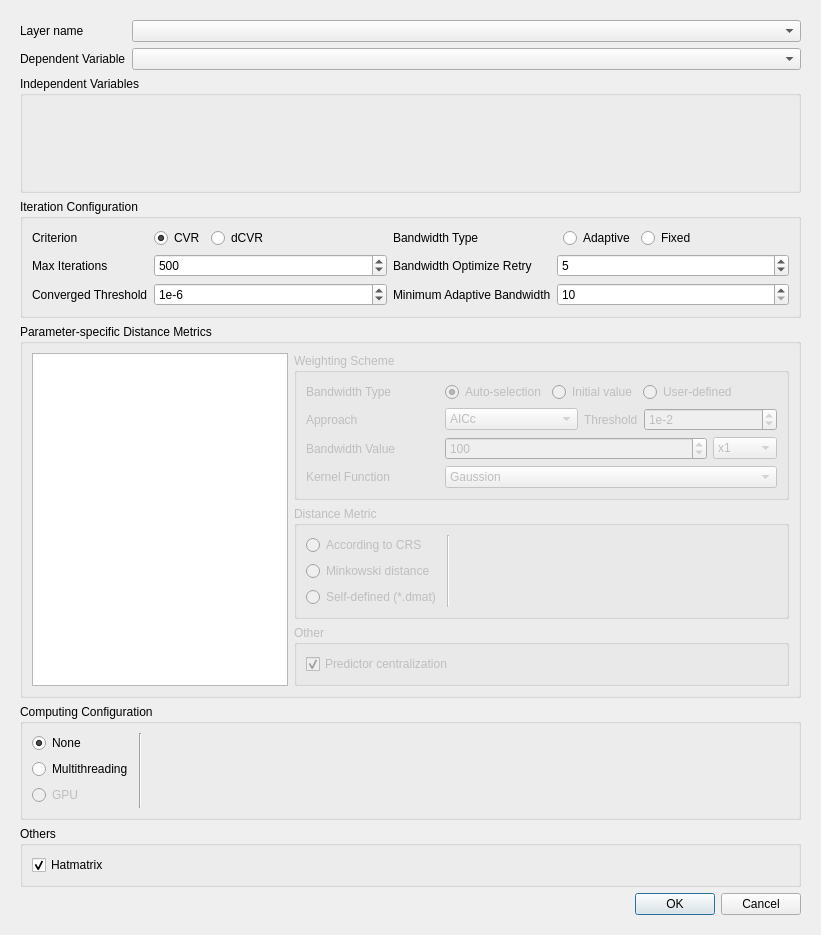
<?xml version="1.0" encoding="UTF-8"?>
<ui version="4.0">
 <class>GwmMultiscaleGWROptionsDialog</class>
 <widget class="QDialog" name="GwmMultiscaleGWROptionsDialog">
  <property name="geometry">
   <rect>
    <x>0</x>
    <y>0</y>
    <width>821</width>
    <height>935</height>
   </rect>
  </property>
  <property name="windowTitle">
   <string>Multiscale GWR Configure</string>
  </property>
  <layout class="QVBoxLayout" name="verticalLayout_3" stretch="0">
   <item>
    <widget class="QScrollArea" name="scrollArea">
     <property name="frameShape">
      <enum>QFrame::NoFrame</enum>
     </property>
     <property name="widgetResizable">
      <bool>true</bool>
     </property>
     <widget class="QWidget" name="scrollAreaWidgetContents">
      <property name="geometry">
       <rect>
        <x>0</x>
        <y>0</y>
        <width>803</width>
        <height>917</height>
       </rect>
      </property>
      <layout class="QVBoxLayout" name="verticalLayout_6">
       <item>
        <layout class="QFormLayout" name="formLayout_6">
         <item row="0" column="0">
          <widget class="QLabel" name="label">
           <property name="sizePolicy">
            <sizepolicy hsizetype="Fixed" vsizetype="Preferred">
             <horstretch>0</horstretch>
             <verstretch>0</verstretch>
            </sizepolicy>
           </property>
           <property name="text">
            <string>Layer name</string>
           </property>
          </widget>
         </item>
         <item row="0" column="1">
          <widget class="QComboBox" name="mLayerComboBox"/>
         </item>
         <item row="1" column="0">
          <widget class="QLabel" name="label_12">
           <property name="text">
            <string>Dependent Variable</string>
           </property>
          </widget>
         </item>
         <item row="1" column="1">
          <widget class="QComboBox" name="mDepVarComboBox"/>
         </item>
        </layout>
       </item>
       <item>
        <widget class="QGroupBox" name="groupBox">
         <property name="sizePolicy">
          <sizepolicy hsizetype="Preferred" vsizetype="Expanding">
           <horstretch>0</horstretch>
           <verstretch>0</verstretch>
          </sizepolicy>
         </property>
         <property name="title">
          <string>Independent Variables</string>
         </property>
         <layout class="QVBoxLayout" name="verticalLayout_4" stretch="1">
          <item>
           <widget class="GwmIndepVarSelectorWidget" name="mIndepVarSelector" native="true"/>
          </item>
         </layout>
        </widget>
       </item>
       <item>
        <widget class="QGroupBox" name="groupBox_4">
         <property name="title">
          <string>Iteration Configuration</string>
         </property>
         <layout class="QGridLayout" name="gridLayout_2">
          <item row="1" column="0">
           <widget class="QLabel" name="label_11">
            <property name="text">
             <string>Max Iterations</string>
            </property>
           </widget>
          </item>
          <item row="2" column="1">
           <widget class="QSpinBox" name="mIterationThresholdSpb">
            <property name="prefix">
             <string>1e-</string>
            </property>
            <property name="minimum">
             <number>1</number>
            </property>
            <property name="maximum">
             <number>16</number>
            </property>
            <property name="value">
             <number>6</number>
            </property>
           </widget>
          </item>
          <item row="1" column="1">
           <widget class="QSpinBox" name="mMaxIterationSpb">
            <property name="maximum">
             <number>1000</number>
            </property>
            <property name="singleStep">
             <number>1</number>
            </property>
            <property name="value">
             <number>500</number>
            </property>
           </widget>
          </item>
          <item row="0" column="2">
           <widget class="QLabel" name="label_2">
            <property name="text">
             <string>Bandwidth Type</string>
            </property>
           </widget>
          </item>
          <item row="0" column="3">
           <layout class="QHBoxLayout" name="horizontalLayout_6">
            <property name="leftMargin">
             <number>6</number>
            </property>
            <item>
             <widget class="QRadioButton" name="mBwTypeAdaptiveRadio">
              <property name="sizePolicy">
               <sizepolicy hsizetype="Fixed" vsizetype="Fixed">
                <horstretch>0</horstretch>
                <verstretch>0</verstretch>
               </sizepolicy>
              </property>
              <property name="text">
               <string>Adaptive</string>
              </property>
              <property name="checked">
               <bool>true</bool>
              </property>
             </widget>
            </item>
            <item>
             <widget class="QRadioButton" name="mBwTypeFixedRadio">
              <property name="sizePolicy">
               <sizepolicy hsizetype="Fixed" vsizetype="Fixed">
                <horstretch>0</horstretch>
                <verstretch>0</verstretch>
               </sizepolicy>
              </property>
              <property name="text">
               <string>Fixed</string>
              </property>
             </widget>
            </item>
            <item>
             <spacer name="horizontalSpacer">
              <property name="orientation">
               <enum>Qt::Horizontal</enum>
              </property>
              <property name="sizeHint" stdset="0">
               <size>
                <width>40</width>
                <height>20</height>
               </size>
              </property>
             </spacer>
            </item>
           </layout>
          </item>
          <item row="0" column="0">
           <widget class="QLabel" name="label_10">
            <property name="text">
             <string>Criterion</string>
            </property>
           </widget>
          </item>
          <item row="0" column="1">
           <layout class="QHBoxLayout" name="horizontalLayout_8">
            <item>
             <widget class="QRadioButton" name="mCriterionCVRckb">
              <property name="text">
               <string>CVR</string>
              </property>
              <property name="checked">
               <bool>true</bool>
              </property>
             </widget>
            </item>
            <item>
             <widget class="QRadioButton" name="mCriterionDVCRckb">
              <property name="text">
               <string>dCVR</string>
              </property>
             </widget>
            </item>
            <item>
             <spacer name="horizontalSpacer_2">
              <property name="orientation">
               <enum>Qt::Horizontal</enum>
              </property>
              <property name="sizeHint" stdset="0">
               <size>
                <width>40</width>
                <height>20</height>
               </size>
              </property>
             </spacer>
            </item>
           </layout>
          </item>
          <item row="2" column="0">
           <widget class="QLabel" name="label_15">
            <property name="text">
             <string>Converged Threshold</string>
            </property>
           </widget>
          </item>
          <item row="1" column="2">
           <widget class="QLabel" name="label_17">
            <property name="text">
             <string>Bandwidth Optimize Retry</string>
            </property>
           </widget>
          </item>
          <item row="1" column="3">
           <widget class="QSpinBox" name="mBandwidthOptimizeRetrySpb">
            <property name="minimum">
             <number>1</number>
            </property>
            <property name="value">
             <number>5</number>
            </property>
           </widget>
          </item>
          <item row="2" column="2">
           <widget class="QLabel" name="label_19">
            <property name="text">
             <string>Minimum Adaptive Bandwidth</string>
            </property>
           </widget>
          </item>
          <item row="2" column="3">
           <widget class="QSpinBox" name="mNLowerSpb">
            <property name="minimum">
             <number>10</number>
            </property>
            <property name="maximum">
             <number>20</number>
            </property>
            <property name="value">
             <number>10</number>
            </property>
           </widget>
          </item>
         </layout>
        </widget>
       </item>
       <item>
        <widget class="QGroupBox" name="groupBox_5">
         <property name="sizePolicy">
          <sizepolicy hsizetype="Preferred" vsizetype="Fixed">
           <horstretch>0</horstretch>
           <verstretch>0</verstretch>
          </sizepolicy>
         </property>
         <property name="title">
          <string>Parameter-specific Distance Metrics</string>
         </property>
         <layout class="QHBoxLayout" name="horizontalLayout_7">
          <item>
           <widget class="QListView" name="lsvParameterSpecifiedParameterList">
            <property name="sizePolicy">
             <sizepolicy hsizetype="Fixed" vsizetype="Expanding">
              <horstretch>0</horstretch>
              <verstretch>0</verstretch>
             </sizepolicy>
            </property>
           </widget>
          </item>
          <item>
           <layout class="QVBoxLayout" name="mParameterSpecifiedOptionsLayout">
            <item>
             <widget class="QGroupBox" name="mPSBandwidthSettingGroup">
              <property name="enabled">
               <bool>false</bool>
              </property>
              <property name="sizePolicy">
               <sizepolicy hsizetype="Preferred" vsizetype="Fixed">
                <horstretch>0</horstretch>
                <verstretch>0</verstretch>
               </sizepolicy>
              </property>
              <property name="title">
               <string>Weighting Scheme</string>
              </property>
              <layout class="QGridLayout" name="gridLayout_3">
               <property name="topMargin">
                <number>9</number>
               </property>
               <property name="bottomMargin">
                <number>9</number>
               </property>
               <property name="spacing">
                <number>6</number>
               </property>
               <item row="1" column="1">
                <widget class="QComboBox" name="mBwSizeAutomaticApprochCombo">
                 <property name="currentIndex">
                  <number>1</number>
                 </property>
                 <item>
                  <property name="text">
                   <string>CV</string>
                  </property>
                 </item>
                 <item>
                  <property name="text">
                   <string>AICc</string>
                  </property>
                 </item>
                </widget>
               </item>
               <item row="1" column="2">
                <widget class="QLabel" name="label_20">
                 <property name="sizePolicy">
                  <sizepolicy hsizetype="Fixed" vsizetype="Preferred">
                   <horstretch>0</horstretch>
                   <verstretch>0</verstretch>
                  </sizepolicy>
                 </property>
                 <property name="text">
                  <string>Threshold</string>
                 </property>
                </widget>
               </item>
               <item row="2" column="0">
                <widget class="QLabel" name="label_16">
                 <property name="text">
                  <string>Bandwidth Value</string>
                 </property>
                </widget>
               </item>
               <item row="1" column="0">
                <widget class="QLabel" name="label_18">
                 <property name="text">
                  <string>Approach</string>
                 </property>
                </widget>
               </item>
               <item row="3" column="0">
                <widget class="QLabel" name="label_13">
                 <property name="text">
                  <string>Kernel Function</string>
                 </property>
                </widget>
               </item>
               <item row="0" column="0">
                <widget class="QLabel" name="label_3">
                 <property name="sizePolicy">
                  <sizepolicy hsizetype="Preferred" vsizetype="Preferred">
                   <horstretch>0</horstretch>
                   <verstretch>0</verstretch>
                  </sizepolicy>
                 </property>
                 <property name="text">
                  <string>Bandwidth Type</string>
                 </property>
                 <property name="alignment">
                  <set>Qt::AlignLeading|Qt::AlignLeft|Qt::AlignVCenter</set>
                 </property>
                </widget>
               </item>
               <item row="0" column="1" colspan="3">
                <layout class="QHBoxLayout" name="horizontalLayout_9">
                 <item>
                  <widget class="QRadioButton" name="mBwSizeAutomaticRadio">
                   <property name="sizePolicy">
                    <sizepolicy hsizetype="Preferred" vsizetype="Fixed">
                     <horstretch>0</horstretch>
                     <verstretch>0</verstretch>
                    </sizepolicy>
                   </property>
                   <property name="text">
                    <string>Auto-selection</string>
                   </property>
                   <property name="checked">
                    <bool>true</bool>
                   </property>
                  </widget>
                 </item>
                 <item>
                  <widget class="QRadioButton" name="mBwSizeInitialRadio">
                   <property name="text">
                    <string>Initial value</string>
                   </property>
                  </widget>
                 </item>
                 <item>
                  <widget class="QRadioButton" name="mBwSizeCustomizeRadio">
                   <property name="sizePolicy">
                    <sizepolicy hsizetype="Fixed" vsizetype="Fixed">
                     <horstretch>0</horstretch>
                     <verstretch>0</verstretch>
                    </sizepolicy>
                   </property>
                   <property name="text">
                    <string>User-defined</string>
                   </property>
                   <property name="checked">
                    <bool>false</bool>
                   </property>
                  </widget>
                 </item>
                 <item>
                  <spacer name="horizontalSpacer_3">
                   <property name="orientation">
                    <enum>Qt::Horizontal</enum>
                   </property>
                   <property name="sizeHint" stdset="0">
                    <size>
                     <width>40</width>
                     <height>20</height>
                    </size>
                   </property>
                  </spacer>
                 </item>
                </layout>
               </item>
               <item row="2" column="1" colspan="3">
                <widget class="QStackedWidget" name="mBwSizeSettingStack">
                 <property name="enabled">
                  <bool>false</bool>
                 </property>
                 <property name="currentIndex">
                  <number>0</number>
                 </property>
                 <widget class="QWidget" name="page_4">
                  <layout class="QHBoxLayout" name="horizontalLayout">
                   <property name="leftMargin">
                    <number>0</number>
                   </property>
                   <property name="topMargin">
                    <number>0</number>
                   </property>
                   <property name="rightMargin">
                    <number>0</number>
                   </property>
                   <property name="bottomMargin">
                    <number>0</number>
                   </property>
                   <item>
                    <widget class="QSpinBox" name="mBwSizeAdaptiveSize">
                     <property name="maximum">
                      <number>1000</number>
                     </property>
                     <property name="value">
                      <number>100</number>
                     </property>
                    </widget>
                   </item>
                   <item>
                    <widget class="QComboBox" name="mBwSizeAdaptiveUnit">
                     <property name="sizePolicy">
                      <sizepolicy hsizetype="Fixed" vsizetype="Fixed">
                       <horstretch>0</horstretch>
                       <verstretch>0</verstretch>
                      </sizepolicy>
                     </property>
                     <item>
                      <property name="text">
                       <string>x1</string>
                      </property>
                     </item>
                     <item>
                      <property name="text">
                       <string>x10</string>
                      </property>
                     </item>
                     <item>
                      <property name="text">
                       <string>x100</string>
                      </property>
                     </item>
                     <item>
                      <property name="text">
                       <string>x1000</string>
                      </property>
                     </item>
                    </widget>
                   </item>
                  </layout>
                 </widget>
                 <widget class="QWidget" name="page_5">
                  <layout class="QHBoxLayout" name="horizontalLayout_4">
                   <property name="leftMargin">
                    <number>0</number>
                   </property>
                   <property name="topMargin">
                    <number>0</number>
                   </property>
                   <property name="rightMargin">
                    <number>0</number>
                   </property>
                   <property name="bottomMargin">
                    <number>0</number>
                   </property>
                   <item>
                    <widget class="QDoubleSpinBox" name="mBwSizeFixedSize">
                     <property name="decimals">
                      <number>12</number>
                     </property>
                    </widget>
                   </item>
                   <item>
                    <widget class="QComboBox" name="mBwSizeFixedUnit">
                     <property name="sizePolicy">
                      <sizepolicy hsizetype="Fixed" vsizetype="Fixed">
                       <horstretch>0</horstretch>
                       <verstretch>0</verstretch>
                      </sizepolicy>
                     </property>
                     <item>
                      <property name="text">
                       <string>m</string>
                      </property>
                     </item>
                     <item>
                      <property name="text">
                       <string>km</string>
                      </property>
                     </item>
                     <item>
                      <property name="text">
                       <string>mile</string>
                      </property>
                     </item>
                    </widget>
                   </item>
                  </layout>
                 </widget>
                </widget>
               </item>
               <item row="3" column="1" colspan="3">
                <widget class="QComboBox" name="mBwKernelFunctionCombo">
                 <item>
                  <property name="text">
                   <string>Gaussion</string>
                  </property>
                 </item>
                 <item>
                  <property name="text">
                   <string>Exponential</string>
                  </property>
                 </item>
                 <item>
                  <property name="text">
                   <string>Bisquare</string>
                  </property>
                 </item>
                 <item>
                  <property name="text">
                   <string>Tricube</string>
                  </property>
                 </item>
                 <item>
                  <property name="text">
                   <string>Boxcar</string>
                  </property>
                 </item>
                </widget>
               </item>
               <item row="1" column="3">
                <widget class="QSpinBox" name="mBwSelecionThresholdSpb">
                 <property name="prefix">
                  <string>1e-</string>
                 </property>
                 <property name="minimum">
                  <number>1</number>
                 </property>
                 <property name="maximum">
                  <number>16</number>
                 </property>
                 <property name="value">
                  <number>2</number>
                 </property>
                </widget>
               </item>
              </layout>
             </widget>
            </item>
            <item>
             <widget class="QGroupBox" name="mPSDistanceSettingGroup">
              <property name="enabled">
               <bool>false</bool>
              </property>
              <property name="sizePolicy">
               <sizepolicy hsizetype="Preferred" vsizetype="Preferred">
                <horstretch>0</horstretch>
                <verstretch>0</verstretch>
               </sizepolicy>
              </property>
              <property name="title">
               <string>Distance Metric</string>
              </property>
              <layout class="QHBoxLayout" name="horizontalLayout_2">
               <item>
                <layout class="QVBoxLayout" name="verticalLayout_2">
                 <item>
                  <widget class="QRadioButton" name="mDistTypeCRSRadio">
                   <property name="text">
                    <string>According to CRS</string>
                   </property>
                  </widget>
                 </item>
                 <item>
                  <widget class="QRadioButton" name="mDistTypeMinkowskiRadio">
                   <property name="text">
                    <string>Minkowski distance</string>
                   </property>
                  </widget>
                 </item>
                 <item>
                  <widget class="QRadioButton" name="mDistTypeDmatRadio">
                   <property name="text">
                    <string>Self-defined (*.dmat)</string>
                   </property>
                  </widget>
                 </item>
                </layout>
               </item>
               <item>
                <widget class="Line" name="line">
                 <property name="orientation">
                  <enum>Qt::Vertical</enum>
                 </property>
                </widget>
               </item>
               <item>
                <widget class="QStackedWidget" name="mDistParamSettingStack">
                 <property name="currentIndex">
                  <number>0</number>
                 </property>
                 <widget class="QWidget" name="mCRSDistPage"/>
                 <widget class="QWidget" name="mMinkowskiDistPage">
                  <layout class="QFormLayout" name="formLayout_2">
                   <property name="leftMargin">
                    <number>0</number>
                   </property>
                   <property name="topMargin">
                    <number>0</number>
                   </property>
                   <property name="rightMargin">
                    <number>0</number>
                   </property>
                   <property name="bottomMargin">
                    <number>0</number>
                   </property>
                   <item row="0" column="0">
                    <widget class="QLabel" name="label_4">
                     <property name="sizePolicy">
                      <sizepolicy hsizetype="Preferred" vsizetype="Preferred">
                       <horstretch>0</horstretch>
                       <verstretch>0</verstretch>
                      </sizepolicy>
                     </property>
                     <property name="text">
                      <string>Rotation parameter</string>
                     </property>
                     <property name="alignment">
                      <set>Qt::AlignLeading|Qt::AlignLeft|Qt::AlignVCenter</set>
                     </property>
                    </widget>
                   </item>
                   <item row="0" column="1">
                    <layout class="QFormLayout" name="formLayout_5">
                     <property name="horizontalSpacing">
                      <number>6</number>
                     </property>
                     <property name="verticalSpacing">
                      <number>2</number>
                     </property>
                     <item row="0" column="0">
                      <widget class="QLabel" name="label_5">
                       <property name="text">
                        <string>theta</string>
                       </property>
                      </widget>
                     </item>
                     <item row="1" column="0">
                      <widget class="QLabel" name="label_6">
                       <property name="text">
                        <string>p</string>
                       </property>
                      </widget>
                     </item>
                     <item row="0" column="1">
                      <widget class="QDoubleSpinBox" name="mThetaValue"/>
                     </item>
                     <item row="1" column="1">
                      <widget class="QDoubleSpinBox" name="mPValue">
                       <property name="minimum">
                        <double>-1.000000000000000</double>
                       </property>
                      </widget>
                     </item>
                    </layout>
                   </item>
                  </layout>
                 </widget>
                 <widget class="QWidget" name="mDistMatrixDistPage">
                  <layout class="QGridLayout" name="gridLayout">
                   <property name="leftMargin">
                    <number>0</number>
                   </property>
                   <property name="topMargin">
                    <number>0</number>
                   </property>
                   <property name="rightMargin">
                    <number>0</number>
                   </property>
                   <property name="bottomMargin">
                    <number>0</number>
                   </property>
                   <item row="1" column="0">
                    <widget class="QLineEdit" name="mDistMatrixFileNameEdit"/>
                   </item>
                   <item row="1" column="1">
                    <widget class="QToolButton" name="mDistMatrixFileOpenBtn">
                     <property name="text">
                      <string>...</string>
                     </property>
                    </widget>
                   </item>
                   <item row="0" column="0">
                    <widget class="QLabel" name="label_14">
                     <property name="text">
                      <string>Select a distance matrix file</string>
                     </property>
                    </widget>
                   </item>
                   <item row="2" column="0">
                    <spacer name="verticalSpacer">
                     <property name="orientation">
                      <enum>Qt::Vertical</enum>
                     </property>
                     <property name="sizeHint" stdset="0">
                      <size>
                       <width>20</width>
                       <height>5</height>
                      </size>
                     </property>
                    </spacer>
                   </item>
                  </layout>
                 </widget>
                </widget>
               </item>
              </layout>
             </widget>
            </item>
            <item>
             <widget class="QGroupBox" name="mPSOtherSettingGroup">
              <property name="enabled">
               <bool>false</bool>
              </property>
              <property name="title">
               <string>Other</string>
              </property>
              <layout class="QFormLayout" name="formLayout_10">
               <item row="0" column="0">
                <widget class="QCheckBox" name="ckbPredictorCentralization">
                 <property name="text">
                  <string>Predictor centralization</string>
                 </property>
                 <property name="checked">
                  <bool>true</bool>
                 </property>
                </widget>
               </item>
              </layout>
             </widget>
            </item>
           </layout>
          </item>
         </layout>
        </widget>
       </item>
       <item>
        <widget class="QGroupBox" name="mCalcParallelGroup">
         <property name="sizePolicy">
          <sizepolicy hsizetype="Preferred" vsizetype="Preferred">
           <horstretch>0</horstretch>
           <verstretch>0</verstretch>
          </sizepolicy>
         </property>
         <property name="title">
          <string>Computing Configuration</string>
         </property>
         <layout class="QHBoxLayout" name="horizontalLayout_3">
          <item>
           <layout class="QVBoxLayout" name="verticalLayout_5">
            <item>
             <widget class="QRadioButton" name="mCalcParallelNoneRadio">
              <property name="sizePolicy">
               <sizepolicy hsizetype="Fixed" vsizetype="Fixed">
                <horstretch>0</horstretch>
                <verstretch>0</verstretch>
               </sizepolicy>
              </property>
              <property name="text">
               <string>None</string>
              </property>
              <property name="checked">
               <bool>true</bool>
              </property>
             </widget>
            </item>
            <item>
             <widget class="QRadioButton" name="mCalcParallelMultithreadRadio">
              <property name="sizePolicy">
               <sizepolicy hsizetype="Fixed" vsizetype="Fixed">
                <horstretch>0</horstretch>
                <verstretch>0</verstretch>
               </sizepolicy>
              </property>
              <property name="text">
               <string>Multithreading</string>
              </property>
             </widget>
            </item>
            <item>
             <widget class="QRadioButton" name="mCalcParallelGPURadio">
              <property name="enabled">
               <bool>false</bool>
              </property>
              <property name="sizePolicy">
               <sizepolicy hsizetype="Fixed" vsizetype="Fixed">
                <horstretch>0</horstretch>
                <verstretch>0</verstretch>
               </sizepolicy>
              </property>
              <property name="text">
               <string>GPU</string>
              </property>
             </widget>
            </item>
           </layout>
          </item>
          <item>
           <widget class="Line" name="line_2">
            <property name="orientation">
             <enum>Qt::Vertical</enum>
            </property>
           </widget>
          </item>
          <item>
           <widget class="QStackedWidget" name="stackedWidget">
            <property name="currentIndex">
             <number>0</number>
            </property>
            <widget class="QWidget" name="page">
             <layout class="QVBoxLayout" name="verticalLayout">
              <property name="topMargin">
               <number>0</number>
              </property>
              <property name="bottomMargin">
               <number>0</number>
              </property>
             </layout>
            </widget>
            <widget class="QWidget" name="page_3">
             <layout class="QFormLayout" name="formLayout_3">
              <property name="leftMargin">
               <number>9</number>
              </property>
              <property name="topMargin">
               <number>0</number>
              </property>
              <property name="rightMargin">
               <number>9</number>
              </property>
              <property name="bottomMargin">
               <number>0</number>
              </property>
              <item row="0" column="0">
               <widget class="QLabel" name="label_9">
                <property name="text">
                 <string>Threads</string>
                </property>
               </widget>
              </item>
              <item row="0" column="1">
               <widget class="QSpinBox" name="mThreadNum">
                <property name="maximum">
                 <number>8</number>
                </property>
               </widget>
              </item>
             </layout>
            </widget>
            <widget class="QWidget" name="page_2">
             <layout class="QFormLayout" name="formLayout_4">
              <property name="topMargin">
               <number>0</number>
              </property>
              <property name="bottomMargin">
               <number>0</number>
              </property>
              <item row="0" column="0">
               <widget class="QLabel" name="label_8">
                <property name="text">
                 <string>Batch Size</string>
                </property>
               </widget>
              </item>
              <item row="0" column="1">
               <widget class="QSpinBox" name="mSampleGroupSize">
                <property name="maximum">
                 <number>4096</number>
                </property>
               </widget>
              </item>
             </layout>
            </widget>
           </widget>
          </item>
         </layout>
        </widget>
       </item>
       <item>
        <widget class="QGroupBox" name="groupBox_7">
         <property name="title">
          <string>Others</string>
         </property>
         <layout class="QFormLayout" name="formLayout_11">
          <item row="0" column="0">
           <widget class="QCheckBox" name="cbxHatmatrix">
            <property name="text">
             <string>Hatmatrix</string>
            </property>
            <property name="checked">
             <bool>true</bool>
            </property>
           </widget>
          </item>
         </layout>
        </widget>
       </item>
       <item>
        <layout class="QHBoxLayout" name="horizontalLayout_5">
         <item>
          <widget class="QLabel" name="mCheckMessage">
           <property name="sizePolicy">
            <sizepolicy hsizetype="Expanding" vsizetype="Preferred">
             <horstretch>0</horstretch>
             <verstretch>0</verstretch>
            </sizepolicy>
           </property>
           <property name="text">
            <string/>
           </property>
          </widget>
         </item>
         <item>
          <widget class="QDialogButtonBox" name="btbOkCancle">
           <property name="sizePolicy">
            <sizepolicy hsizetype="Fixed" vsizetype="Fixed">
             <horstretch>0</horstretch>
             <verstretch>0</verstretch>
            </sizepolicy>
           </property>
           <property name="orientation">
            <enum>Qt::Horizontal</enum>
           </property>
           <property name="standardButtons">
            <set>QDialogButtonBox::Cancel|QDialogButtonBox::Ok</set>
           </property>
          </widget>
         </item>
        </layout>
       </item>
      </layout>
     </widget>
    </widget>
   </item>
  </layout>
 </widget>
 <customwidgets>
  <customwidget>
   <class>GwmIndepVarSelectorWidget</class>
   <extends>QWidget</extends>
   <header>gwmindepvarselectorwidget.h</header>
   <container>1</container>
  </customwidget>
 </customwidgets>
 <resources/>
 <connections>
  <connection>
   <sender>btbOkCancle</sender>
   <signal>accepted()</signal>
   <receiver>GwmMultiscaleGWROptionsDialog</receiver>
   <slot>accept()</slot>
   <hints>
    <hint type="sourcelabel">
     <x>248</x>
     <y>254</y>
    </hint>
    <hint type="destinationlabel">
     <x>157</x>
     <y>274</y>
    </hint>
   </hints>
  </connection>
  <connection>
   <sender>btbOkCancle</sender>
   <signal>rejected()</signal>
   <receiver>GwmMultiscaleGWROptionsDialog</receiver>
   <slot>reject()</slot>
   <hints>
    <hint type="sourcelabel">
     <x>316</x>
     <y>260</y>
    </hint>
    <hint type="destinationlabel">
     <x>286</x>
     <y>274</y>
    </hint>
   </hints>
  </connection>
 </connections>
</ui>
